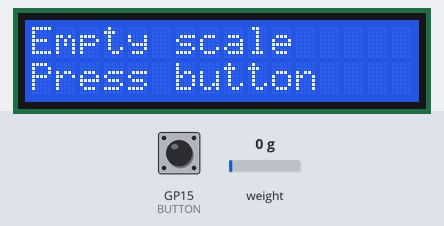
A sketch run on a simulated Raspberry Pi Pico. Parts: 16×2 character LCD. The inputs (shaded band) are chosen by the test bench; at power-on: GP15 (BUTTON) HIGH, weight on the scale 0 g.

Above: at 1.0 s.
1.1 s: GP15 (BUTTON) pulled LOW for 0.15 s
At 2.6 s:
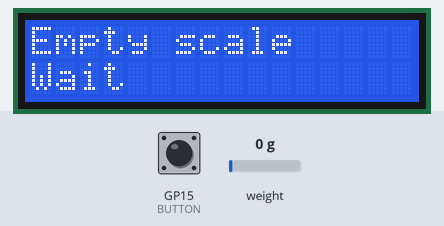
4.2 s: GP15 (BUTTON) pulled LOW for 3.2 s
At 7.8 s:
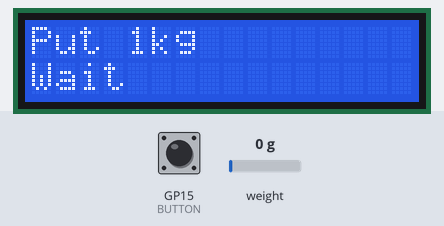
12.0 s: weight on the scale set to 1250 g
At 13.7 s:
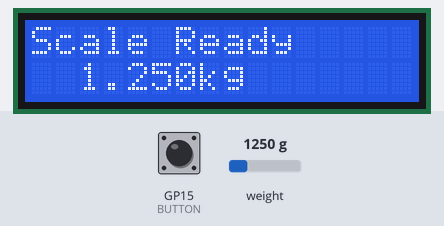
14.1 s: weight on the scale set to 2500 g
At 14.9 s:
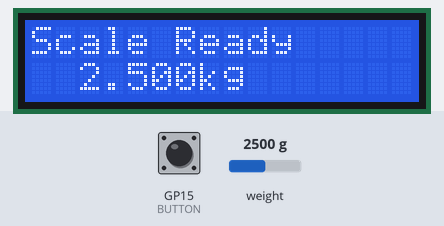
Timing chart, 0 to 17.0 s (numbered marks = the images above; inputs shaded):
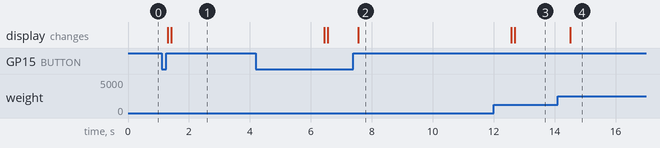

Measured:
- after the input at 1.1 s, the display: first changes after 0.20 s (image 1 shows a later state)
- after the input at 4.2 s, the display: first differs from a run without the input after 2.3 s (image 2 shows a later state)
- after the input at 14.1 s, the display: changes after 0.41 s (image 4)

The sketch:

loadcell_arduino.ino
```cpp
// LoadCell Example

#include <HX711.h>
#include <Wire.h>
#include <LiquidCrystal_PCF8574.h>

// LCD access
LiquidCrystal_PCF8574 lcd(0x27);

// HX711 ADC
const int HX711_DT = 12;
const int HX711_CK = 13;
HX711 sensor;

// Button
const int BUTTON = 15;

// Initialization
void setup() {
  // Init button
  pinMode (BUTTON, INPUT_PULLUP);

  // Init display
  Wire.setSDA(16);
  Wire.setSCL(17);
  Wire.begin();
  lcd.begin(16, 2);
  lcd.setBacklight(255);

  // Initial callibration
  sensor.begin(HX711_DT, HX711_CK);
  keyPress("Empty scale");
  sensor.tare(50);
  keyPress("Put 1kg");
  long reading = sensor.read_average(50);
  sensor.set_scale ((reading - sensor.get_offset())/1.00f);
  lcd.clear();
  lcd.print("Scale Ready");
}

// Main loop
void loop() {
  // read and show weight
  float weight = sensor.get_units();
  char msg[17];
  dtostrf (weight, 7, 3, msg);
  strcat (msg, "kg");
  lcd.setCursor(0,1);
  lcd.print(msg);

  // wait a time between readings
  delay (500);
}

// Wait for key press
void keyPress(const char *msg) {
  lcd.clear();
  lcd.print(msg);
  lcd.setCursor(0,1);
  lcd.print("Press button");
  while (digitalRead(BUTTON) == HIGH) {
    delay(100);
  }
  delay(100); // debounce
  lcd.setCursor(0,1);
  lcd.print("Release button");
  while (digitalRead(BUTTON) == LOW) {
    delay(100);
  }
  delay(100); // debounce
  lcd.setCursor(0,1);
  lcd.print("Wait          ");
}
```
